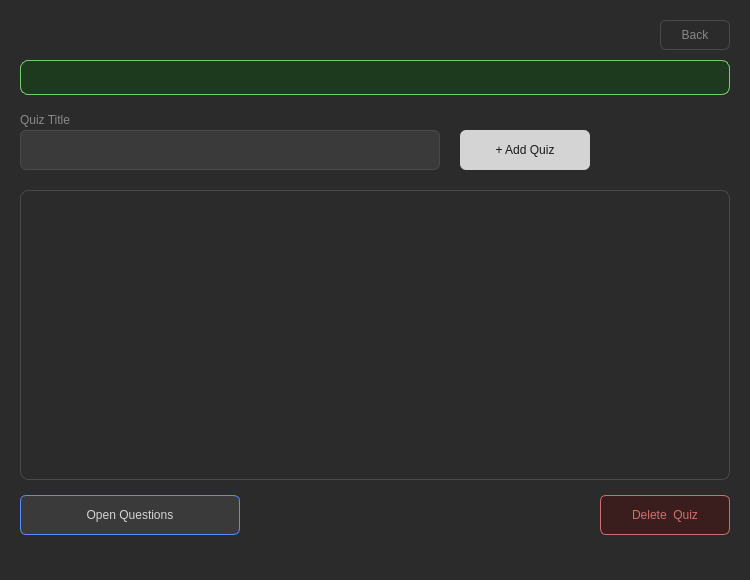
<?xml version="1.0" encoding="UTF-8"?>
<ui version="4.0">
 <class>Dialog</class>
 <widget class="QDialog" name="Dialog">
  <property name="geometry">
   <rect>
    <x>0</x>
    <y>0</y>
    <width>750</width>
    <height>580</height>
   </rect>
  </property>
  <property name="windowTitle">
   <string>Dialog</string>
  </property>
  <widget class="QWidget" name="widget" native="true">
   <property name="geometry">
    <rect>
     <x>0</x>
     <y>0</y>
     <width>750</width>
     <height>580</height>
    </rect>
   </property>
   <property name="styleSheet">
    <string notr="true">QWidget {
    background-color: #2B2B2B;
}</string>
   </property>
   <widget class="QLabel" name="subjectLabel">
    <property name="geometry">
     <rect>
      <x>20</x>
      <y>20</y>
      <width>400</width>
      <height>25</height>
     </rect>
    </property>
    <property name="styleSheet">
     <string notr="true">QLabel {
    color: #5B8CFF;
    font: bold 14px &quot;Segoe UI&quot;;
}</string>
    </property>
    <property name="text">
     <string/>
    </property>
   </widget>
   <widget class="QPushButton" name="back_btn">
    <property name="geometry">
     <rect>
      <x>660</x>
      <y>20</y>
      <width>70</width>
      <height>30</height>
     </rect>
    </property>
    <property name="cursor">
     <cursorShape>PointingHandCursor</cursorShape>
    </property>
    <property name="styleSheet">
     <string notr="true">QPushButton {
    background-color: transparent;
    color: #888888;
    border: 1px solid #4A4A4A;
    border-radius: 6px;
    font: 12px &quot;Segoe UI&quot;;
}
QPushButton:hover { color: #D4D4D4; }
</string>
    </property>
    <property name="text">
     <string>Back</string>
    </property>
   </widget>
   <widget class="QLabel" name="error_label">
    <property name="geometry">
     <rect>
      <x>20</x>
      <y>60</y>
      <width>710</width>
      <height>35</height>
     </rect>
    </property>
    <property name="styleSheet">
     <string notr="true">QLabel {
    background-color: #3A1E1E;
    color: #CF6F6F;
    border: 1px solid #CF6F6F;
    border-radius: 8px;
    font: 13px &quot;Segoe UI&quot;;
    padding: 10px 14px;
}</string>
    </property>
    <property name="text">
     <string/>
    </property>
   </widget>
   <widget class="QLabel" name="success_label">
    <property name="geometry">
     <rect>
      <x>20</x>
      <y>60</y>
      <width>710</width>
      <height>35</height>
     </rect>
    </property>
    <property name="styleSheet">
     <string notr="true">QLabel {
    background-color: #1E3A1E;
    color: #6FCF6F;
    border: 1px solid #6FCF6F;
    border-radius: 8px;
    font: 13px &quot;Segoe UI&quot;;
    padding: 10px 14px;
}</string>
    </property>
    <property name="text">
     <string/>
    </property>
   </widget>
   <widget class="QLabel" name="quizFieldLabel">
    <property name="geometry">
     <rect>
      <x>20</x>
      <y>110</y>
      <width>100</width>
      <height>20</height>
     </rect>
    </property>
    <property name="styleSheet">
     <string notr="true">QLabel {
    color: #888888;
    font: 11px &quot;Segoe UI&quot;;
}</string>
    </property>
    <property name="text">
     <string>Quiz Title</string>
    </property>
   </widget>
   <widget class="QLineEdit" name="quiz_input">
    <property name="geometry">
     <rect>
      <x>20</x>
      <y>130</y>
      <width>420</width>
      <height>40</height>
     </rect>
    </property>
    <property name="styleSheet">
     <string notr="true">QLineEdit {
    background-color: #3A3A3A;
    color: #F0F0F0;
    border: 1px solid #4A4A4A;
    border-radius: 6px;
    padding: 7px 10px;
    font: 13px &quot;Segoe UI&quot;;
}
QLineEdit:focus { border: 1px solid #D4D4D4; }</string>
    </property>
   </widget>
   <widget class="QPushButton" name="add_quiz_btn">
    <property name="geometry">
     <rect>
      <x>460</x>
      <y>130</y>
      <width>130</width>
      <height>40</height>
     </rect>
    </property>
    <property name="styleSheet">
     <string notr="true">QPushButton {
    background-color: #D4D4D4;
    color: #1A1A1A;
    border: none;
    border-radius: 6px;
    font: bold 13px &quot;Segoe UI&quot;;
    padding: 8px;
}
QPushButton:hover { background-color: #F0F0F0; }
QPushButton:pressed { background-color: #888888; }</string>
    </property>
    <property name="text">
     <string>+ Add Quiz</string>
    </property>
   </widget>
   <widget class="QTableWidget" name="quizzes_table">
    <property name="geometry">
     <rect>
      <x>20</x>
      <y>190</y>
      <width>710</width>
      <height>290</height>
     </rect>
    </property>
    <property name="styleSheet">
     <string notr="true">QTableWidget {
    background-color: #2B2B2B;
    color: #D4D4D4;
    border: 1px solid #4A4A4A;
    border-radius: 8px;
    font: 13px &quot;Segoe UI&quot;;
    gridline-color: #4A4A4A;
}
QTableWidget::item { padding: 8px; }
QTableWidget::item:selected {
    background-color: #3A3A3A;
    color: #F0F0F0;
}
QHeaderView::section {
    background-color: #1A1A1A;
    color: #888888;
    font: bold 12px &quot;Segoe UI&quot;;
    border: 1px solid #4A4A4A;
    padding: 6px;
}</string>
    </property>
   </widget>
   <widget class="QPushButton" name="open_questions_btn">
    <property name="geometry">
     <rect>
      <x>20</x>
      <y>495</y>
      <width>220</width>
      <height>40</height>
     </rect>
    </property>
    <property name="styleSheet">
     <string notr="true">QPushButton {
    background-color: #3A3A3A;
    color: #D4D4D4;
    border: 1px solid #5B8CFF;
    border-radius: 6px;
    font: bold 13px &quot;Segoe UI&quot;;
    padding: 8px;
}
QPushButton:hover {
    background-color: #1A2B4A;
    color: #F0F0F0;
    border: 1px solid #88AAFF;
}
QPushButton:pressed { background-color: #2B2B2B; }</string>
    </property>
    <property name="text">
     <string>Open Questions</string>
    </property>
   </widget>
   <widget class="QPushButton" name="delete_btn">
    <property name="geometry">
     <rect>
      <x>600</x>
      <y>495</y>
      <width>130</width>
      <height>40</height>
     </rect>
    </property>
    <property name="cursor">
     <cursorShape>PointingHandCursor</cursorShape>
    </property>
    <property name="styleSheet">
     <string notr="true">QPushButton {
    background-color: #3A1E1E;
    color: #CF6F6F;
    border: 1px solid #CF6F6F;
    border-radius: 6px;
    font: bold 13px &quot;Segoe UI&quot;;
    padding: 8px;
}
QPushButton:hover { background-color: #4A2020; }
QPushButton:pressed { background-color: #2B2B2B; }</string>
    </property>
    <property name="text">
     <string>Delete  Quiz</string>
    </property>
    <property name="icon">
     <iconset>
      <normaloff>../trash-2.png</normaloff>../trash-2.png</iconset>
    </property>
   </widget>
  </widget>
 </widget>
 <resources/>
 <connections/>
</ui>
